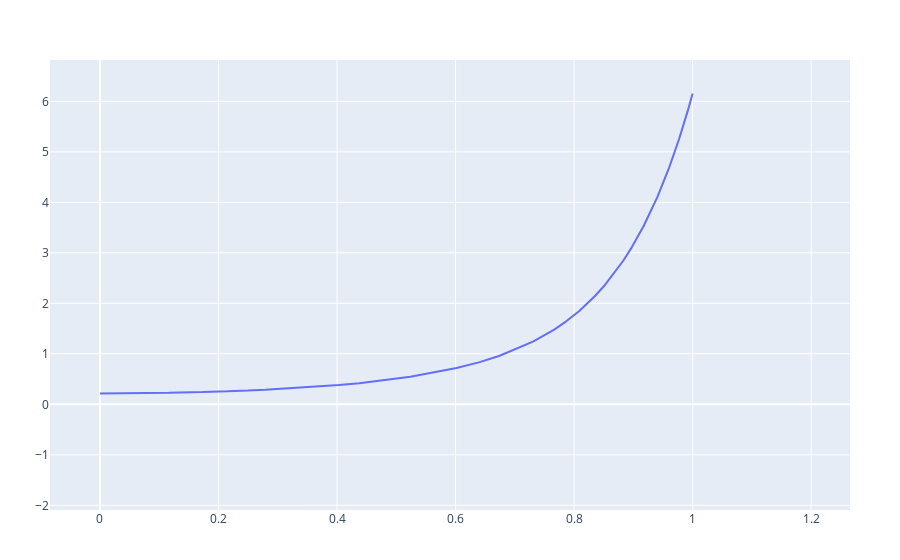

Notebook source saved alongside this figure:
### Code cell
v = read_from_file()
    x = 0:0.0001:1
    y = map(x->poly_horner(v, x), x)

trace1 = scatter(x=x, y=y, 
                        mode="lines",
                        name="f")
display(plot([trace1]))

### Figure 1 — Plotly figure (JSON) as saved in the notebook; plotly's stock layout.template omitted (floating-point values rounded to 4 significant figures; data arrays with more than 128 entries replaced by an {"elided": "..."} marker saying what was removed)
{"data": [{"mode": "lines", "name": "f", "type": "scatter", "x": {"elided": "10001 float values"}, "y": {"elided": "10001 float values"}}], "layout": {"autosize": true, "margin": {"b": 50, "l": 50, "r": 50, "t": 60}, "xaxis": {"autorange": false, "range": [-0.08432, 1.266], "type": "linear"}, "yaxis": {"autorange": false, "range": [-2.093, 6.819], "type": "linear"}}}
